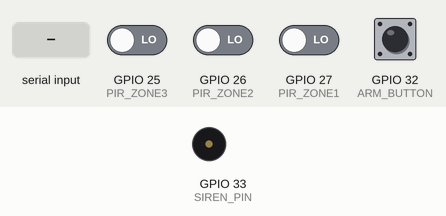
Bench run of a sketch on a simulated ESP32. Parts: buzzer (waves = sounding, pin HIGH). Inputs (shaded band) come from the test bench; at power-on: GPIO 32 (ARM_BUTTON) HIGH, GPIO 25 (PIR_ZONE3), GPIO 26 (PIR_ZONE2), GPIO 27 (PIR_ZONE1) LOW. What the sketch prints to the serial monitor is not drawn.

Above: at 1.2 s.
1.3 s: GPIO 32 (ARM_BUTTON) pulled LOW for 0.15 s
2.9 s: GPIO 26 (PIR_ZONE2) driven HIGH
At 3.8 s:
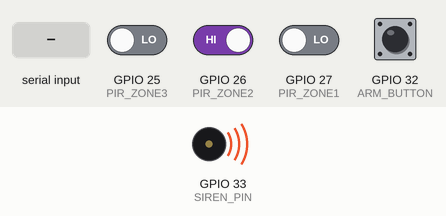
5.9 s: "d" received over Serial
At 6.3 s:
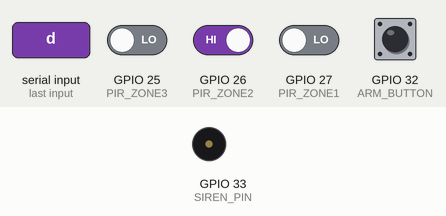
7.4 s: "h" received over Serial
At 8.4 s:
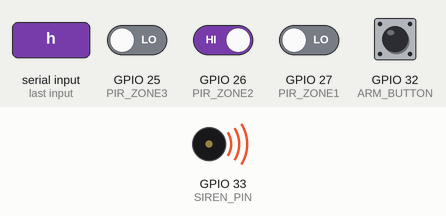
10.4 s: GPIO 32 (ARM_BUTTON) pulled LOW for 1 s
12.9 s: "H" received over Serial
At 13.9 s:
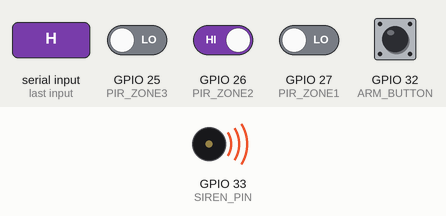
Timing chart, 0 to 16.9 s (numbered marks = the images above; inputs shaded):
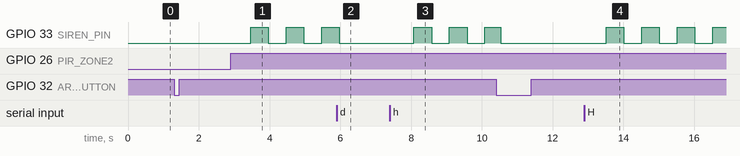

The sketch:

ESP32_Code_for_PIR_Sensor.ino
```cpp
/*
 * PIR Security System with ESP32
 * Multiple zones, alarm, notifications
 */

#define PIR_ZONE1 27  // Front door
#define PIR_ZONE2 26  // Back door
#define PIR_ZONE3 25  // Living room
#define SIREN_PIN 33
#define ARM_BUTTON 32

enum SystemState {
  DISARMED,
  ARMED_AWAY,
  ARMED_HOME,
  TRIGGERED
};

SystemState systemState = DISARMED;
bool zone1Triggered = false;
bool zone2Triggered = false;
bool zone3Triggered = false;

unsigned long alarmStartTime = 0;
const unsigned long SIREN_DURATION = 300000;  // 5 minutes

void setup() {
  Serial.begin(115200);

  pinMode(PIR_ZONE1, INPUT);
  pinMode(PIR_ZONE2, INPUT);
  pinMode(PIR_ZONE3, INPUT);
  pinMode(SIREN_PIN, OUTPUT);
  pinMode(ARM_BUTTON, INPUT_PULLUP);

  digitalWrite(SIREN_PIN, LOW);

  Serial.println(F("🔒 Security System Initialized"));
  printMenu();
}

void loop() {
  // Check arm/disarm button
  if (digitalRead(ARM_BUTTON) == LOW) {
    handleArmButton();
  }

  // Monitor zones if armed
  if (systemState == ARMED_AWAY || systemState == ARMED_HOME) {
    checkZones();
  }

  // Handle triggered state
  if (systemState == TRIGGERED) {
    handleAlarm();
  }

  // Check for serial commands
  if (Serial.available()) {
    handleSerialCommand();
  }

  delay(100);
}

void checkZones() {
  bool zone1 = digitalRead(PIR_ZONE1) == HIGH;
  bool zone2 = digitalRead(PIR_ZONE2) == HIGH;
  bool zone3 = digitalRead(PIR_ZONE3) == HIGH;

  if (systemState == ARMED_AWAY) {
    // All zones active
    if (zone1 || zone2 || zone3) {
      triggerAlarm(zone1 ? 1 : (zone2 ? 2 : 3));
    }
  } else if (systemState == ARMED_HOME) {
    // Only perimeter zones (1 and 2)
    if (zone1 || zone2) {
      triggerAlarm(zone1 ? 1 : 2);
    }
  }
}

void triggerAlarm(int zone) {
  systemState = TRIGGERED;
  alarmStartTime = millis();

  Serial.println(F("\n🚨🚨🚨 ALARM TRIGGERED! 🚨🚨🚨"));
  Serial.printf("Zone %d: %s\n", zone,
                zone == 1 ? "Front Door" :
                zone == 2 ? "Back Door" : "Living Room");
  Serial.println(F("⏰ ") + String(millis() / 1000) + F(" seconds"));

  digitalWrite(SIREN_PIN, HIGH);

  // Send notification
  sendNotification("ALARM TRIGGERED", zone);
}

void handleAlarm() {
  // Sound siren pattern
  static unsigned long lastToggle = 0;
  if (millis() - lastToggle > 500) {
    digitalWrite(SIREN_PIN, !digitalRead(SIREN_PIN));
    lastToggle = millis();
  }

  // Auto-shutoff after duration
  if (millis() - alarmStartTime > SIREN_DURATION) {
    Serial.println(F("⏰ Siren timeout - silencing"));
    digitalWrite(SIREN_PIN, LOW);
    systemState = ARMED_AWAY;  // Re-arm
  }
}

void handleArmButton() {
  delay(50);  // Debounce

  if (digitalRead(ARM_BUTTON) == LOW) {
    cycleArmState();
    while (digitalRead(ARM_BUTTON) == LOW) {
      delay(10);
    }
  }
}

void cycleArmState() {
  switch (systemState) {
    case DISARMED:
      systemState = ARMED_HOME;
      Serial.println(F("🏠 Armed: HOME MODE"));
      Serial.println(F("   Perimeter zones active"));
      break;
    case ARMED_HOME:
      systemState = ARMED_AWAY;
      Serial.println(F("🚗 Armed: AWAY MODE"));
      Serial.println(F("   All zones active"));
      break;
    case ARMED_AWAY:
    case TRIGGERED:
      systemState = DISARMED;
      digitalWrite(SIREN_PIN, LOW);
      Serial.println(F("🔓 DISARMED"));
      break;
  }
}

void handleSerialCommand() {
  char cmd = Serial.read();

  switch (cmd) {
    case 'd':
    case 'D':
      systemState = DISARMED;
      digitalWrite(SIREN_PIN, LOW);
      Serial.println(F("🔓 System DISARMED"));
      break;
    case 'h':
    case 'H':
      systemState = ARMED_HOME;
      Serial.println(F("🏠 Armed: HOME MODE"));
      break;
    case 'a':
    case 'A':
      systemState = ARMED_AWAY;
      Serial.println(F("🚗 Armed: AWAY MODE"));
      break;
    case 's':
    case 'S':
      printStatus();
      break;
  }
}

void printStatus() {
  Serial.println(F("\n╔════════════════════════════════════╗"));
  Serial.println(F("║      SECURITY SYSTEM STATUS        ║"));
  Serial.println(F("╚════════════════════════════════════╝"));

  Serial.print(F("State: "));
  switch (systemState) {
    case DISARMED: Serial.println(F("🔓 DISARMED")); break;
    case ARMED_HOME: Serial.println(F("🏠 ARMED - HOME")); break;
    case ARMED_AWAY: Serial.println(F("🚗 ARMED - AWAY")); break;
    case TRIGGERED: Serial.println(F("🚨 ALARM TRIGGERED")); break;
  }

  Serial.println(F("\nZone Status:"));
  Serial.printf("  Zone 1 (Front): %s\n",
                digitalRead(PIR_ZONE1) ? "MOTION" : "Clear");
  Serial.printf("  Zone 2 (Back):  %s\n",
                digitalRead(PIR_ZONE2) ? "MOTION" : "Clear");
  Serial.printf("  Zone 3 (Room):  %s\n",
                digitalRead(PIR_ZONE3) ? "MOTION" : "Clear");

  Serial.println(F("════════════════════════════════════\n"));
}

void printMenu() {
  Serial.println(F("\n═══════════════════════════════════"));
  Serial.println(F("     SECURITY SYSTEM COMMANDS      "));
  Serial.println(F("═══════════════════════════════════"));
  Serial.println(F("  D - Disarm system"));
  Serial.println(F("  H - Arm (Home mode)"));
  Serial.println(F("  A - Arm (Away mode)"));
  Serial.println(F("  S - Show status"));
  Serial.println(F("═══════════════════════════════════\n"));
}

void sendNotification(String message, int zone) {
  // Implement notification system:
  // - Send email
  // - Send push notification
  // - MQTT publish
  // - HTTP POST to server
  Serial.println(F("📧 Notification sent: ") + message);
}
```

Measured:
- after the input at 1.3 s, every drawn part: stays the same
- after the input at 2.9 s, GPIO 33 (SIREN_PIN): alternates HIGH for 0.50 s and LOW for 0.50 s, starting after 0.57 s
- after the input at 5.9 s, GPIO 33 (SIREN_PIN): goes on until 6.0 s, then stays LOW
- after the input at 7.4 s, GPIO 33 (SIREN_PIN): alternates HIGH for 0.50 s and LOW for 0.50 s, starting after 0.68 s
- after the input at 12.9 s, GPIO 33 (SIREN_PIN): alternates HIGH for 0.50 s and LOW for 0.50 s, starting after 0.61 s
